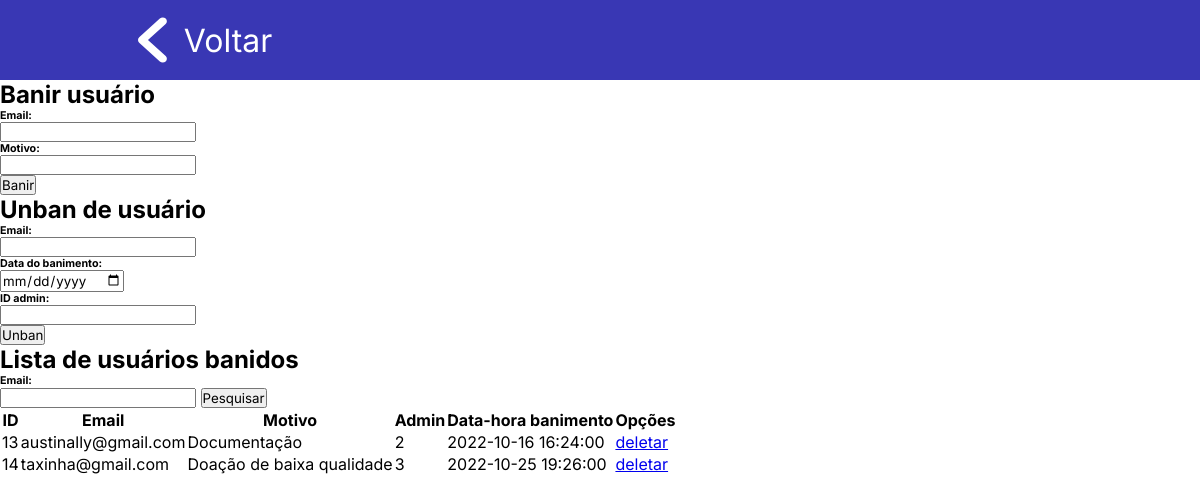
Page /ban_screen.php on the committed database.
### tables this page shows
create table TBBanimento(
	motivo tinytext not null,
	idUsuario int,
	idAdmin int,
	dataHoraBanimento datetime,
	dataHoraUnban datetime,
	
	primary key(idUsuario, idAdmin, dataHoraBanimento),
	foreign key(idUsuario) references TBUsuario(id),
	foreign key(idAdmin) references TBAdministrador(idAdmin)
);

create table TBUsuario(
	id int AUTO_INCREMENT primary key,
	email varchar(150) unique,
	senha varchar(50) not null,
	nome varchar(1100) not null,
	celular char(13), 
	dataNascimento date not null
);

### ban_screen.php (the view, shortened to what this page needs)
<html>
    <head>
        <link rel="stylesheet" href="./assets/styles/header.css">
    </head>
    <header>
        <a id="voltar"href="admin_screen.php">
            <img src="./assets/imgs/voltar.svg" alt="Voltar">
            <h1>Voltar</h1>
        </a>
    </header>
    <form name="ban" action="add_ban_action.php" method="get">
        <h2>Banir usuário</h2>
        <div>
            <h6>Email: </h6>
            <input name="emailAdd" type="searchbar">
        </div>
        <div>
            <h6>Motivo: </h6>
            <input name="reason" type="text">
        </div>
        <input type="submit" value="Banir">
    </form>
    <form name="ban" action="unban_action.php" method="get">
        <h2>Unban de usuário</h2>
        <div>
            <h6>Email: </h6>
            <input name="emailUnban" type="email">
        </div>
        <div>
            <h6>Data do banimento: </h6>
            <input name="dateBan" type="date">
        </div>
        <div>
            <h6>ID admin: </h6>
            <input name="idAdminBan" type="number" min=1>
        </div>
        <input type="submit" value="Unban">
    </form>
    <h2>Lista de usuários banidos</h2>
    <form name='search' action='' method='get'>
        <div>
            <h6>Email: </h6>
            <input name='email' type='searchbar'>
            <input type='submit' value='Pesquisar'>
        </div>
    </form>
</html>
<?php
    include('conn.php');
    $sqlPes=
            "SELECT
                DISTINCT B.idUsuario,
                U.email,
                B.idAdmin,
                B.dataHoraBanimento,
                B.motivo
            FROM
                TBBanimento B
                INNER JOIN TBUsuario U
                ON B.idUsuario = U.id
            WHERE
                B.dataHoraUnban IS NULL;";
    $resultPes = $conn->query($sqlPes);
    if($resultPes->num_rows > 0){
        echo "
            <table>
                <tr>
                    <th>ID</th>
                    <th>Email</th>
                    <th>Motivo</th>
                    <th>Admin</th>
                    <th>Data-hora banimento</th>
                    <th>Opções</th>
                </tr>";
        while($row = $resultPes->fetch_assoc()){
            echo "
                <tr>
                    <td>".$row['idUsuario']        ."</td>
                    <td>".$row['email']            ."</td>
                    <td>".$row['motivo']           ."</td>
                    <td>".$row['idAdmin']          ."</td>
                    <td>".$row['dataHoraBanimento']."</td>
                    <td>
                        <a href='del_ban_action.php?deleteId=".$row['idUsuario']."&&"."deleteDataHoraBan=".$row['dataHoraBanimento']."'>deletar</a>
                    </td>
                </tr>
            ";
        }
        echo "</table>";
    } else {
        echo "<br>Nenhum resutado encontrado";
    }
?>

### assets/styles/header.css (style rules this page uses)
* { font-family: 'Inter', sans-serif; padding: 0px; margin: 0px; }
header { display: flex; flex-direction: row; height: 10vh; background-color: #3937B4; padding: 0px 125px 0px 125px; }
header h1 { font-weight: 400; }
#voltar { display: flex; flex-direction: row; justify-content: space-evenly; align-items: center; height: 100%; width: 10em; text-decoration: none; color: white; }
#voltar img { height: 75%; }

### rows in the picture
tbbanimento: idUsuario "13", idUsuario.email "austinally@gmail.com", motivo "Documentação", idAdmin "2", dataHoraBanimento "2022-10-16 16:24:00"
tbbanimento: idUsuario "14", idUsuario.email "taxinha@gmail.com", motivo "Doação de baixa qualidade", idAdmin "3", dataHoraBanimento "2022-10-25 19:26:00"
